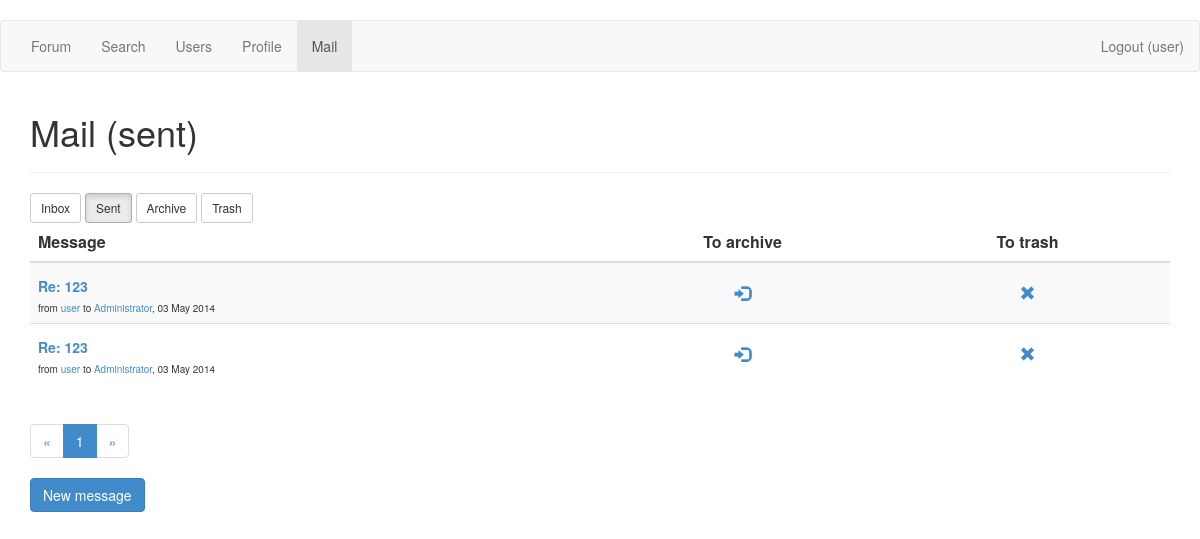
/mailbox?box=sent (signed in), run on the app's committed database.
### app/models.py (models this page shows, shortened)
class User(db.Model):
    __tablename__ = 'User'
    id = db.Column(db.Integer, primary_key=True)
    login = db.Column(db.Text, unique=True, nullable=False)
    password = db.Column(db.Text, nullable=False)
    confirm_code = db.Column(db.Text)
    active = db.Column(db.Boolean, default=False)
    role = db.Column(db.Integer, default=2, nullable=False)
    email = db.Column(db.Text, nullable=False)
    city = db.Column(db.Text, default='unknown')
    country = db.Column(db.Text, default='unknown')
    db_avatar = db.Column(db.Boolean, default=False)
    topic_count = db.Column(db.Integer, default=0)
    message_count = db.Column(db.Integer, default=0)
    reg_date = db.Column(db.DateTime, default=datetime.utcnow, nullable=False)
    last_seen = db.Column(db.DateTime, default=datetime.utcnow, onupdate=datetime.utcnow, nullable=False)
    def is_authenticated(self):
        return(True)
    @property
    def unread_mail(self):
        count = 0
        for message in self.mail_all.filter(Mailbox.directory=='0'):
            if not message.read:
                count += 1
        return(count)

class Mailbox(db.Model):
    __tablename__ = 'Mailbox'
    id = db.Column(db.Integer, primary_key=True)
    owner_id = db.Column(db.Integer, db.ForeignKey('User.id'))
    owner = db.relationship('User',
        foreign_keys=[owner_id],
        backref=db.backref('mail_all', lazy='dynamic'))
    directory = db.Column(db.Integer, nullable=False)
    sender_id = db.Column(db.Integer, db.ForeignKey('User.id'))
    sender = db.relationship('User',
        foreign_keys=[sender_id],
        backref=db.backref('mail_sent', lazy='dynamic'))
    recipient_id = db.Column(db.Integer, db.ForeignKey('User.id'))
    recipient = db.relationship('User',
        foreign_keys=[recipient_id],
        backref=db.backref('mail_recieved', lazy='dynamic'))
    subject = db.Column(db.Text)
    text = db.Column(db.Text, nullable=False)
    date = db.Column(db.DateTime, default=datetime.utcnow, nullable=False)
    read = db.Column(db.Boolean, default=False)

### app/views.py (the view)
@app.route('/mailbox')
@login_required
def mailbox(page=1, box='inbox'):
    if request.args.get('box'):
        if request.args.get('box') in ['inbox', 'sent', 'archive', 'trash']:
            box = request.args.get('box')
        else:
            abort(404)
    if request.args.get('page'):
        page = int(request.args.get('page'))
    if box == 'inbox':
        messages = current_user.mail_all.filter(Mailbox.directory=='0').\
            order_by(Mailbox.date.desc()).all()
    elif box == 'sent':
        messages = current_user.mail_all.filter(Mailbox.directory=='1').\
            order_by(Mailbox.date.desc()).all()
    elif box == 'archive':
        messages = current_user.mail_all.filter(Mailbox.directory=='2').\
            order_by(Mailbox.date.desc()).all()
    elif box == 'trash':
        messages = current_user.mail_all.filter(Mailbox.directory=='3').\
            order_by(Mailbox.date.desc()).all()
    pagination = Pagination(page, MAIL_PER_PAGE, len(messages))
    return(render_template('mailbox.html',
        user=current_user,
        box=box,
        messages=messages,
        pagination=pagination))

### app/views.py (called while the page is built)
@lm.user_loader
def load_user(id):
    return(User.query.get(int(id)))

    @property
    def pages(self):
        return(int(ceil(float(self.total_count)/self.per_page)))

    @property
    def pages_list(self):
        if self.pages < 4:
            res = range(1, self.pages+1)
        elif self.page < 3 and self.page+2 < self.pages:
            res = range(1, self.page+3)
        elif self.page < 3 and self.page+2 >= self.pages:
            res = range(1, self.pages+1)
        elif self.page > self.pages-3:
            res = range(self.page-2, self.pages+1)
        else:
            res = range(self.page-2, self.page+3)
        return(res)

    @property
    def first(self):
        if self.page == 1:
            return(0)
        else:
            return((self.page-1)*self.per_page)

    @property
    def last(self):
        if self.page == self.pages:
            return(None)
        else:
            return(self.page*self.per_page)

### app/templates/mailbox.html (shortened to what this page needs)
﻿{% extends "base.html" %}
{% block content %}
<h1>Mail ({{box}}) </h1>
<hr>
<div class="row">
    <div class="col-md-12">
        <a class="btn btn-sm btn-default{% if box == 'inbox' %} active{% endif %}" href="{{url_for('mailbox', box='inbox')}}">Inbox</a>
        <a class="btn btn-sm btn-default{% if box == 'sent' %} active{% endif %}" href="{{url_for('mailbox', box='sent')}}">Sent</a>
        <a class="btn btn-sm btn-default{% if box == 'archive' %} active{% endif %}" href="{{url_for('mailbox', box='archive')}}">Archive</a>
        <a class="btn btn-sm btn-default{% if box == 'trash' %} active{% endif %}" href="{{url_for('mailbox', box='trash')}}">Trash</a>
    </div>
</div>
<table class="table table-striped">
    <thead>
        <tr>
            <th class="col-md-6">Message</th>
            <th class="col-md-3 text-center">{% if box in ['archive', 'trash'] %}Restore{% else %}To archive{% endif %}</th>
            <th class="col-md-3 text-center">{% if box == 'trash' %}Delete{% else %}To trash{% endif %}</th>
        </tr>
    </thead>
    <tbody>
        {% for message in messages[pagination.first:pagination.last] %}
        <tr>
            <td>
                <h5><a href="{{url_for('mail_read', message_id=message.id)}}">{% if not message.read %}<i class="glyphicon glyphicon-envelope"></i> {% endif %}{{message.subject}}</a></h5>
                <div class="tiny-text">from <a href="{{url_for('user_profile', user_id=message.sender_id)}}">{{message.sender.login}}</a> to <a href="{{url_for('user_profile', user_id=message.recipient_id)}}">{{message.recipient.login}}</a>, {{message.date.strftime('%d %b %Y')}}</div>
            </td>
            <td class="text-center valign-middle">
                {% if box in ['archive', 'trash'] %}
                <a href="{% if message.sender == user %}{{url_for('mail_move', message_id=message.id, directory=1)}}{% else %}{{url_for('mail_move', message_id=message.id, directory=0)}}{% endif %}"><i class="glyphicon glyphicon-log-out"></i></a>
                {% else %}
                <a href="{{url_for('mail_move', message_id=message.id, directory=2)}}"><i class="glyphicon glyphicon-log-in"></i></a>
                {% endif %}
            </td>
            <td class="text-center valign-middle">
                <a href="{{url_for('mail_move', message_id=message.id, directory=3)}}"><i class="glyphicon glyphicon-remove"></i></a>
            </td>
        </tr>
        {% endfor %}
    </tbody>
</table>
<ul class="pagination">
    <li><a href="{{url_for('mailbox', page=1, box=box)}}">&laquo;</a></li>
    {% for page_number in pagination.pages_list %}
    <li{% if page_number == pagination.page %} class="active"{% endif %}>
        <a href="{{url_for('mailbox', page=page_number, box=box)}}">{{page_number}}</a>
    </li>
    {% endfor %}
    <li><a href="{{url_for('mailbox', page=pagination.pages, box=box)}}">&raquo;</a></li>
</ul>
<br>
<a class="btn btn-primary" href="{{url_for('mail_write')}}">New message</a>
{% endblock %}

### app/templates/base.html (shortened to what this page needs)
<!DOCTYPE html>
<head>
    <link rel="stylesheet" type="text/css" href="/static/css/bootstrap.min.css">
    <link rel="stylesheet" type="text/css" href="/static/css/custom.css">
</head>
<body>
<div class="navbar navbar-default" role="navigation">
    <div class="container-fluid">
        <ul class="nav navbar-nav">
            <li {% if request.path == '/' or request.path[:6] == '/forum' %}class="active"{% endif %}><a href="{{url_for('forum')}}">Forum</a></li>
            <li {% if request.path[:7] == '/search' %}class="active"{% endif %}><a href="{{url_for('forum_search')}}">Search</a></li>
            <li {% if request.path[:9] == '/userlist' %}class="active"{% endif %}><a href="{{url_for('userlist')}}">Users</a></li>
            {% if user.is_authenticated() %}
            <li {% if request.path[:8] == '/profile' %}class="active"{% endif %}><a href="{{url_for('my_profile')}}">Profile</a></li>
            <li {% if request.path[:8] == '/mailbox' %}class="active"{% endif %}><a href="{{url_for('mailbox')}}">Mail{% if user.unread_mail %} <sup><small>{{user.unread_mail}}</small></sup>{% endif %}</a></li>
            {% endif %}
        </ul>
        <ul class="nav navbar-nav navbar-right">
            {% if user.is_authenticated() %}
            <li><a href="{{url_for('logout')}}">Logout ({{user.login}})</a></li>
            {% else %}
            <li><a href="{{url_for('login')}}">Login</a></li>
            <li><a href="{{url_for('register')}}">Register</a></li>
            {% endif %}
        </ul>
    </div>
</div>
<div class="container">
    {% block content %}{% endblock %}
</div>
</body>
</html>

### app/static/css/custom.css (style rules this page uses)
h5 { margin-top: 8px; margin-bottom: 6px; font-weight: bold; }
.valign-middle { vertical-align: middle !important; }

### data on the page
User: login "user"
Mailbox: subject "Re: 123", sender.login "user", recipient.login "Administrator", date "03 May 2014"
Mailbox: subject "Re: 123", sender.login "user", recipient.login "Administrator", date "03 May 2014"

### other printed values
{{ box }} "sent"
{{ page_number }} "1"
